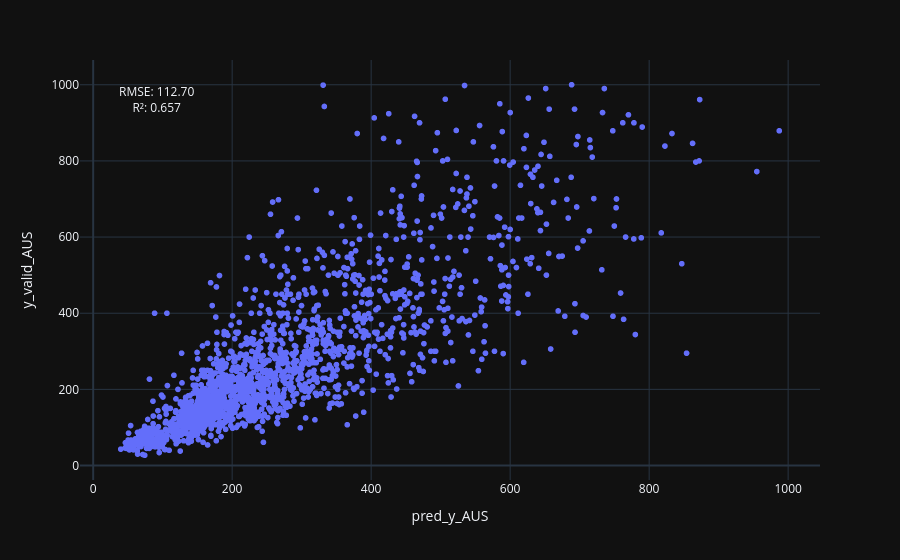

Source (notebook cell):
### Code cell
rmse = np.sqrt(mean_squared_error(y_valid_AUS, y_pred_AUS))
r2 = r2_score(y_valid_AUS, y_pred_AUS)

fig.update_layout(
    annotations=[
        dict(
            x=0.05,
            y=0.95,
            xref='paper',
            yref='paper',
            text=f'RMSE: {rmse:.2f}<br>R²: {r2:.3f}',
            showarrow=False,
            font=dict(size=12)
        )
    ]
)

fig.show()

### Figure 1 — Plotly figure (JSON) as saved in the notebook; plotly's stock layout.template omitted (floating-point values rounded to 4 significant figures; data arrays with more than 128 entries replaced by an {"elided": "..."} marker saying what was removed)
{"data": [{"hovertemplate": "pred_y_AUS=%{x}<br>y_valid_AUS=%{y}<extra></extra>", "legendgroup": "", "marker": {"color": "#636efa", "symbol": "circle"}, "mode": "markers", "name": "", "showlegend": false, "x": {"elided": "1752 float values"}, "xaxis": "x", "y": {"elided": "1752 float values"}, "yaxis": "y", "type": "scattergl"}], "layout": {"xaxis": {"anchor": "y", "domain": [0.0, 1.0], "title": {"text": "pred_y_AUS"}}, "yaxis": {"anchor": "x", "domain": [0.0, 1.0], "title": {"text": "y_valid_AUS"}}, "legend": {"tracegroupgap": 0}, "margin": {"t": 60}, "annotations": [{"font": {"size": 12}, "showarrow": false, "text": "RMSE: 112.70<br>R²: 0.657", "x": 0.05, "xref": "paper", "y": 0.95, "yref": "paper"}]}}
